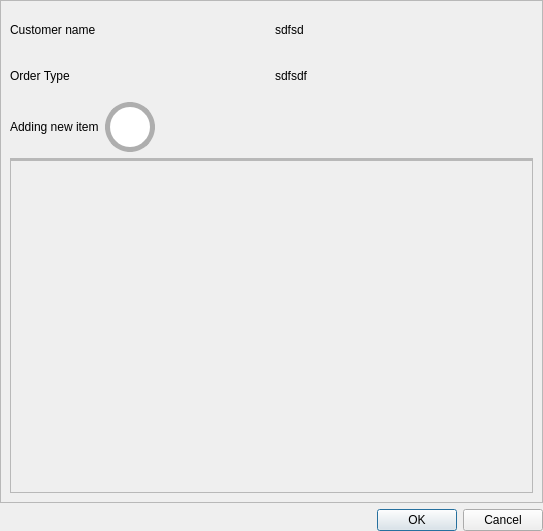
<?xml version="1.0" encoding="UTF-8"?>
<ui version="4.0">
 <class>Dialog</class>
 <widget class="QDialog" name="Dialog">
  <property name="geometry">
   <rect>
    <x>0</x>
    <y>0</y>
    <width>543</width>
    <height>531</height>
   </rect>
  </property>
  <property name="windowTitle">
   <string>Dialog</string>
  </property>
  <property name="styleSheet">
   <string notr="true">
/*
Aqua Style Sheet for QT Applications
Author: Jaime A. Quiroga P.
Company: GTRONICK
Last updated: 22/01/2019, 07:55.
Available at: https://github.com/GTRONICK/QSS/blob/master/Aqua.qss
*/


QDialog{	
	background-color:  rgb(174,174,174);
	border-style: solid;
	border-color: red;
	border-width: 20x;
	background-color: rgb(100, 100, 100);
}
QComboBox{
	
	font-size:25px;
}
QDialogButtonBox { dialogbuttonbox-buttons-have-icons: 1; }

QPushButton{
	font-size: 25px;

	border-style: solid;
	border-width: 0px;
	border-radius: 5px;
	padding: 3px;
	color: rgb(255,255,255);
	
	background-color: rgb(244, 154, 32);
}

QPushButton:hover{
	border-style:  solid;
	
	border-width: 0px;
	border-radius: 5px;
	padding: 3px;

	color: rgb(255,255,255);
	background-color: rgb(150,150,150);
}
QPushButton:pressed{
	border-style:  solid;
	
	border-width: 0px;
	border-radius: 5px;
	padding: 3px;
	color: rgb(255,255,255);
	background-color: rgb(174,174,174);
}
QPushButton:disabled{
	border-style: solid;
	border-top-color: qlineargradient(spread:pad, x1:0.5, y1:1, x2:0.5, y2:0, stop:0 rgb(215, 215, 215), stop:1 rgb(222, 222, 222));
	border-right-color: qlineargradient(spread:pad, x1:0, y1:0.5, x2:1, y2:0.5, stop:0 rgb(217, 217, 217), stop:1 rgb(227, 227, 227));
	border-left-color: qlineargradient(spread:pad, x1:0, y1:0.5, x2:1, y2:0.5, stop:0 rgb(227, 227, 227), stop:1 rgb(217, 217, 217));
	border-bottom-color: qlineargradient(spread:pad, x1:0.5, y1:1, x2:0.5, y2:0, stop:0 rgb(215, 215, 215), stop:1 rgb(222, 222, 222));
	border-width: 1px;
	border-radius: 5px;
	color: #808086;
	padding: 2px;
	background-color: rgb(142,142,142);
}

QPushButton:disabled{
	border-style: solid;
	border-top-color: qlineargradient(spread:pad, x1:0.5, y1:1, x2:0.5, y2:0, stop:0 rgb(215, 215, 215), stop:1 rgb(222, 222, 222));
	border-right-color: qlineargradient(spread:pad, x1:0, y1:0.5, x2:1, y2:0.5, stop:0 rgb(217, 217, 217), stop:1 rgb(227, 227, 227));
	border-left-color: qlineargradient(spread:pad, x1:0, y1:0.5, x2:1, y2:0.5, stop:0 rgb(227, 227, 227), stop:1 rgb(217, 217, 217));
	border-bottom-color: qlineargradient(spread:pad, x1:0.5, y1:1, x2:0.5, y2:0, stop:0 rgb(215, 215, 215), stop:1 rgb(222, 222, 222));
	border-width: 1px;
	border-radius: 5px;
	color: #808086;
	padding: 2px;
	background-color: rgb(142,142,142);
}

QLineEdit {
	border-width: 5px; 
	border-radius: 10px;
	border-style: solid;
	border-color: rgb(12, 60, 83);
	font-size: 25px;
}
QLineEdit:hover{
	border-width: 5px; 
	border-radius: 10px;
	border-style: solid;
	border-color: rgb(244, 154, 32);
	font-size: 30px;
	selection-background-color: darkgray;
}
QLineEdit[echoMode=&quot;2&quot;] {
    lineedit-password-character: 9679;
}

QLabel {
	color: rgb(255,255,255);
	font-size: 25px;
	padding-bottom: 10px;
}

QScrollArea { 
	background: transparent; 
	border:none;
}
QScrollArea &gt; QWidget &gt; QWidget { 
	background: transparent; 
}
QScrollArea &gt; QWidget &gt; QScrollBar { 
	background: palette(base); 
}

QScrollBar:horizontal {
	max-width: 30px;
	border: 1px transparent black;
	margin: 20px 0px 20px 0px;
}

QScrollBar::handle:horizontal {
	background: rgb(150,150,150);
	border-style: solid;
	border-width: 1px;
	border-color: rgb(207,207,207);
	border-radius: 7px;
	min-height: 25px;
}
QScrollBar::handle:horizontal:hover {
	background: rgb(244, 154, 32);
}

QScrollBar:vertical {
	max-width: 30px;
	border: 1px transparent black;
	margin: 20px 0px 20px 0px;
}


QScrollBar::handle:vertical {
	background: rgb(150,150,150);
	border-style: solid;
	border-width: 1px;
	border-color: rgb(207,207,207);
	border-radius: 7px;
	min-height: 25px;
}
QScrollBar::handle:vertical:hover {
	background: rgb(244, 154, 32);
}

QScrollBar::add-line:horizontal {
   border: 2px transparent grey;
   border-top-right-radius: 7px;
   border-bottom-right-radius: 7px;
   background: rgba(34, 142, 255, 255);
   width: 20px;
   subcontrol-position: right;
   subcontrol-origin: margin;
}
QScrollBar::add-line:horizontal:pressed {
   border: 2px transparent grey;
   border-top-right-radius: 7px;
   border-bottom-right-radius: 7px;
   background: rgb(181,181,181);
   width: 20px;
   subcontrol-position: right;
   subcontrol-origin: margin;
}

QScrollBar::sub-line:horizontal {
   border: 2px transparent grey;
   border-top-left-radius: 7px;
   border-bottom-left-radius: 7px;
   background: rgba(34, 142, 255, 255);
   width: 20px;
   subcontrol-position: left;
   subcontrol-origin: margin;
}

QScrollBar::sub-line:horizontal:pressed {
   border: 2px transparent grey;
   border-top-left-radius: 7px;
   border-bottom-left-radius: 7px;
   background: rgb(181,181,181);
   width: 20px;
   subcontrol-position: left;
   subcontrol-origin: margin;
}

QScrollBar::sub-line:vertical {
   border: 2px transparent grey;
   border-top-left-radius: 3px;
   border-top-right-radius: 3px;
   background: rgb(150,150,150);
   height: 20px;
   subcontrol-position: top;
   subcontrol-origin: margin;
}
QScrollBar::sub-line:vertical:pressed {
   background: rgb(244, 154, 32);
}

QScrollBar::add-line:vertical {
   border: 2px transparent grey;
  	border-top-left-radius: 3px;
   border-top-right-radius: 3px;
   background: rgb(150,150,150);
   height: 20px;
   subcontrol-position: bottom;
   subcontrol-origin: margin;
}
QScrollBar::add-line:vertical:pressed {
   background: rgb(244, 154, 32);
}

QScrollBar::left-arrow:horizontal {
   border: 1px transparent grey;
   border-top-left-radius: 3px;
   border-bottom-left-radius: 3px;
   width: 6px;
   height: 6px;
   background: white;
}
QScrollBar::right-arrow:horizontal {
   border: 1px transparent grey;
   border-top-right-radius: 3px;
   border-bottom-right-radius: 3px;
   width: 6px;
   height: 6px;
   background: white;
}
QScrollBar::up-arrow:vertical {
   border: 1px transparent grey;
   border-top-left-radius: 3px;
   border-top-right-radius: 3px;
   width: 8px;
   height: 8px;
   background: white;
}
QScrollBar::down-arrow:vertical {
   border: 1px transparent grey;
   border-bottom-left-radius: 3px;
   border-bottom-right-radius: 3px;
   width: 8px;
   height: 8px;
   background: white;
}

QScrollBar::add-page:horizontal, QScrollBar::sub-page:horizontal {
   background: none;
}
QScrollBar::add-page:vertical, QScrollBar::sub-page:vertical {
   background: none;
}



</string>
  </property>
  <layout class="QGridLayout" name="gridLayout">
   <property name="leftMargin">
    <number>0</number>
   </property>
   <property name="topMargin">
    <number>0</number>
   </property>
   <property name="rightMargin">
    <number>0</number>
   </property>
   <property name="bottomMargin">
    <number>0</number>
   </property>
   <item row="1" column="0">
    <widget class="QDialogButtonBox" name="buttonBox">
     <property name="orientation">
      <enum>Qt::Horizontal</enum>
     </property>
     <property name="standardButtons">
      <set>QDialogButtonBox::Cancel|QDialogButtonBox::Ok</set>
     </property>
    </widget>
   </item>
   <item row="0" column="0">
    <widget class="QFrame" name="frame">
     <property name="frameShape">
      <enum>QFrame::StyledPanel</enum>
     </property>
     <property name="frameShadow">
      <enum>QFrame::Raised</enum>
     </property>
     <layout class="QVBoxLayout" name="verticalLayout">
      <item>
       <layout class="QHBoxLayout" name="horizontalLayout">
        <item>
         <widget class="QLabel" name="label">
          <property name="minimumSize">
           <size>
            <width>250</width>
            <height>40</height>
           </size>
          </property>
          <property name="text">
           <string>Customer name</string>
          </property>
         </widget>
        </item>
        <item>
         <widget class="QLabel" name="customer_name_txt">
          <property name="text">
           <string>sdfsd</string>
          </property>
         </widget>
        </item>
       </layout>
      </item>
      <item>
       <layout class="QHBoxLayout" name="horizontalLayout_2">
        <item>
         <widget class="QLabel" name="label_3">
          <property name="minimumSize">
           <size>
            <width>250</width>
            <height>40</height>
           </size>
          </property>
          <property name="text">
           <string>Order Type</string>
          </property>
         </widget>
        </item>
        <item>
         <widget class="QLabel" name="order_type_txt">
          <property name="text">
           <string>sdfsdf</string>
          </property>
         </widget>
        </item>
       </layout>
      </item>
      <item>
       <layout class="QHBoxLayout" name="horizontalLayout_3">
        <item>
         <widget class="QLabel" name="label_5">
          <property name="text">
           <string>Adding new item</string>
          </property>
         </widget>
        </item>
        <item>
         <widget class="QPushButton" name="plus_item_btn">
          <property name="minimumSize">
           <size>
            <width>50</width>
            <height>50</height>
           </size>
          </property>
          <property name="maximumSize">
           <size>
            <width>50</width>
            <height>50</height>
           </size>
          </property>
          <property name="styleSheet">
           <string notr="true">QPushButton{
	border-style: solid;	
	border-width: 5px;
	border-radius:25px;
	border-color: rgb(174, 174, 174);

	padding: 5px;;

	background-color: rgb(255, 255, 255);
	
	image: url(:/icons/icons/plus.svg);
	
}


QPushButton:hover{
	border-style: solid;	
	border-width: 5px;
	border-radius:25px;
	border-color: rgb(174, 174, 174);

	padding:5px;
	
	background-color: rgb(255, 255, 255);
	
	image: url(:/icons/icons/plus2.svg);
}
QPushButton:pressed{
	
	border-style: solid;	
	border-width: 5px;
	border-radius:25px;
	border-color: rgb(174, 174, 174);

	padding:10px;

	background-color: rgb(255, 255, 255);
	image: url(:/icons/icons/plus2.svg);
}



</string>
          </property>
          <property name="text">
           <string/>
          </property>
         </widget>
        </item>
        <item>
         <spacer name="horizontalSpacer">
          <property name="orientation">
           <enum>Qt::Horizontal</enum>
          </property>
          <property name="sizeHint" stdset="0">
           <size>
            <width>40</width>
            <height>20</height>
           </size>
          </property>
         </spacer>
        </item>
       </layout>
      </item>
      <item>
       <widget class="QScrollArea" name="scrollArea">
        <property name="widgetResizable">
         <bool>true</bool>
        </property>
        <widget class="QWidget" name="scrollAreaWidgetContents">
         <property name="geometry">
          <rect>
           <x>0</x>
           <y>0</y>
           <width>519</width>
           <height>307</height>
          </rect>
         </property>
         <layout class="QVBoxLayout" name="verticalLayout_2">
          <property name="leftMargin">
           <number>0</number>
          </property>
          <property name="topMargin">
           <number>0</number>
          </property>
          <property name="rightMargin">
           <number>0</number>
          </property>
          <property name="bottomMargin">
           <number>0</number>
          </property>
          <item>
           <widget class="QFrame" name="order_details_frame">
            <property name="frameShape">
             <enum>QFrame::StyledPanel</enum>
            </property>
            <property name="frameShadow">
             <enum>QFrame::Raised</enum>
            </property>
            <layout class="QVBoxLayout" name="verticalLayout_3">
             <property name="spacing">
              <number>7</number>
             </property>
             <property name="leftMargin">
              <number>0</number>
             </property>
             <property name="topMargin">
              <number>0</number>
             </property>
             <property name="rightMargin">
              <number>0</number>
             </property>
             <property name="bottomMargin">
              <number>0</number>
             </property>
            </layout>
           </widget>
          </item>
          <item>
           <spacer name="verticalSpacer">
            <property name="orientation">
             <enum>Qt::Vertical</enum>
            </property>
            <property name="sizeHint" stdset="0">
             <size>
              <width>20</width>
              <height>40</height>
             </size>
            </property>
           </spacer>
          </item>
         </layout>
        </widget>
       </widget>
      </item>
     </layout>
    </widget>
   </item>
  </layout>
 </widget>
 <resources>
  <include location="../icon.qrc"/>
 </resources>
 <connections>
  <connection>
   <sender>buttonBox</sender>
   <signal>accepted()</signal>
   <receiver>Dialog</receiver>
   <slot>accept()</slot>
   <hints>
    <hint type="sourcelabel">
     <x>248</x>
     <y>254</y>
    </hint>
    <hint type="destinationlabel">
     <x>157</x>
     <y>274</y>
    </hint>
   </hints>
  </connection>
  <connection>
   <sender>buttonBox</sender>
   <signal>rejected()</signal>
   <receiver>Dialog</receiver>
   <slot>reject()</slot>
   <hints>
    <hint type="sourcelabel">
     <x>316</x>
     <y>260</y>
    </hint>
    <hint type="destinationlabel">
     <x>286</x>
     <y>274</y>
    </hint>
   </hints>
  </connection>
 </connections>
</ui>
